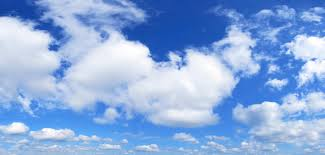
//> input picture OpenCV/Exp18-直方图反向投影/cloud2.jpg, 325 x 155 px
$ ./Exp18-直方图反向投影   (built with g++ and OpenCV 4)
//> lines starting //> are read from the running program, lines starting //| are printed output that depends on the picture; after the words box and inside, x2 and y2 are one past the last pixel; in counts of white or black regions, pixels touching at a corner belong together
#include<opencv2/highgui.hpp>
#include<opencv2/imgproc.hpp>
using namespace cv;

class Histogram1D
{
private:
	int histSize[1];
	float hranges[2];
	const float* ranges[1];
	int channels[1];
public:
	// [61 lines left out: functions Histogram1D, getHistogram, getHistogramImage, getImageOfHistogram, backProject, not called in this run]
};

class ContentFinder
{
private:
	float hranges[2];
	const float* ranges[3];
	int channels[3];

	float threshold;
	SparseMat histogram;
public:
	ContentFinder() : threshold(0.1f)
	{
		ranges[0] = hranges;
		ranges[1] = hranges;
		ranges[2] = hranges;
	}

	void setThreshold(float t)
	{
		threshold = t;
	}

	// [4 lines left out: function getThreshold, not called in this run]

	void setHistogram(const SparseMat& h)
	{
		histogram = h;
		normalize(histogram, histogram, 1.0, NORM_L1);
	}

	Mat find(const Mat& image)
	{
		Mat result;

		hranges[0] = 0.0;
		hranges[1] = 256.0;
		channels[0] = 0;
		channels[1] = 1;
		channels[2] = 2;

		return find(image, hranges[0], hranges[1], channels);
	}

	Mat find(const Mat& image,
	         float minValue, float maxValue,
	         int* channels)
	{
		Mat result;

		hranges[0] = minValue;
		hranges[1] = maxValue;

		for (int i = 0; i < histogram.dims(); i++)
			this->channels[i] = channels[i];

		calcBackProject(&image,
		                1, channels, histogram, result, ranges, 255.0);

		if (threshold > 0.0)
			cv::threshold(result, result,
			              255.0 * threshold, 255.0, THRESH_BINARY);

		return result;
	}
};

class ColorHistogram
{
private:
	int histSize[3];
	float hranges[2];
	const float* ranges[3];
	int channels[3];
public:
	ColorHistogram()
	{
		histSize[0] = histSize[1] = histSize[2] = 256;
		hranges[0] = 0.0;
		hranges[1] = 256.0;
		ranges[0] = hranges;
		ranges[1] = hranges;
		ranges[2] = hranges;
		channels[0] = 0;
		channels[1] = 1;
		channels[2] = 2;
	}

	SparseMat getHistogram(const Mat& image)
	{
		SparseMat hist(3, histSize, CV_32F);

		calcHist(&image,
		         1, channels, Mat(), hist, 3, histSize, ranges);

		return hist;
	}

	void setSize(int size)
	{
		histSize[0] = histSize[1] = histSize[2] = size;
	}
};

void main()
{
	ColorHistogram hc;
	//Mat color = imread("cloud.jpg");
	Mat color = imread("cloud2.jpg");
//> color is the input picture: 155 rows x 325 cols, CV_8UC3; mean B, G, R 222.2, 172.3, 139
	//Rect rect(245, 60, 50, 50);
	Rect rect(150, 60, 42, 25);
	Mat imgROI = color(rect);
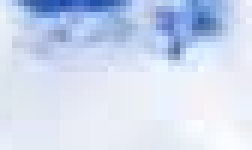
//> imgROI: 25 rows x 42 cols, CV_8UC3 (shown 6 times larger); mean B, G, R 239.4, 217.9, 206.7

	Mat imgShown = color.clone();
	rectangle(imgShown, rect, Scalar(0, 0, 255));
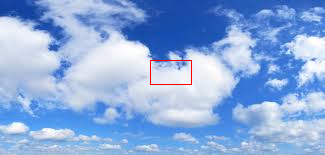
//> imgShown: 155 rows x 325 cols, CV_8UC3; 0.26% of pixels changed, all inside (x1, y1, x2, y2) = (150, 60, 192, 85)
	imshow("原图", imgShown);

	hc.setSize(8);
	SparseMat shist = hc.getHistogram(imgROI);

	ContentFinder finder;

	finder.setHistogram(shist);
	finder.setThreshold(0.05f);

	Mat result = finder.find(color);
//> in find, `calcBackProject(&image, 1, channels, histogram, result, ranges, 255.0);`:
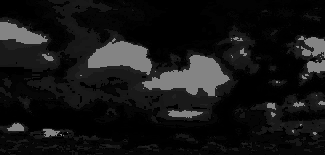
//> result: 155 rows x 325 cols, CV_8UC1; min 0, max 132, mean 21.5
//> in find, `cv::threshold(result, result, 255.0 * threshold, 255.0, THRESH_BINARY);`:
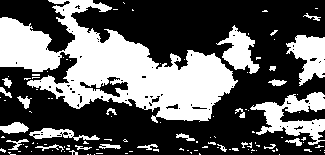
//> result: 155 rows x 325 cols, CV_8UC1; 37.4% white; 116 white regions (90 under 20 px), largest, box (x1, y1, x2, y2) and area: (0, 0, 238, 123) 12942, (250, 92, 325, 145) 1779, (286, 35, 325, 86) 1159
	imshow("检测结果", result);
	waitKey();
}
